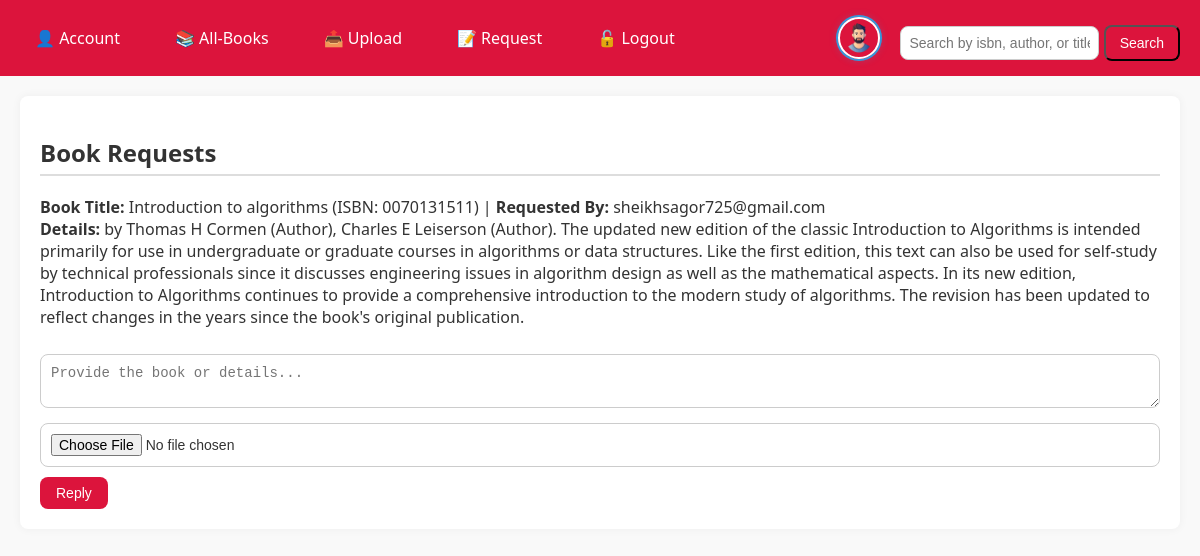
/index.php (signed in), run on the app's committed database.
### tables this page shows
CREATE TABLE `users` (
  `id` int(11) NOT NULL,
  `name` varchar(100) DEFAULT NULL,
  `email` varchar(100) DEFAULT NULL,
  `password` varchar(255) DEFAULT NULL,
  `coins` int(11) DEFAULT 10,
  `avatar` varchar(255) DEFAULT NULL
);

CREATE TABLE `book_requests` (
  `id` int(11) NOT NULL,
  `user_id` int(11) DEFAULT NULL,
  `book_title` varchar(255) NOT NULL,
  `request_details` text DEFAULT NULL,
  `status` enum('pending','fulfilled') DEFAULT 'pending',
  `created_at` timestamp NOT NULL DEFAULT current_timestamp(),
  `isbn` varchar(20) DEFAULT NULL,
  `isbn_raw` varchar(50) DEFAULT NULL
);

### index.php (the view, shortened to what this page needs)
<?php
include 'admin/db_conn.php';
$profile = null;
if (isset($_SESSION['user_id'])) {
    $user_id = $_SESSION['user_id'];
    $stmt = $conn->prepare("SELECT name, email, avatar, coins FROM users WHERE id = ?");
    $stmt->bind_param("i", $user_id);
    $stmt->execute();
    $profile = $stmt->get_result()->fetch_assoc();
}
$search = isset($_GET['search']) ? trim($_GET['search']) : '';
$request_result = $conn->query("
    SELECT book_requests.id, book_requests.book_title, book_requests.request_details, book_requests.isbn_raw, users.email
    FROM book_requests
    JOIN users ON book_requests.user_id = users.id
");
?>
<!DOCTYPE html>
<html lang="en">
<head>
    <link rel="stylesheet" href="avatars.css">
    <link rel="stylesheet" href="index.css">
</head>
<body>
    <div class="navbar">
        <div class="sidebar" id="sidebar">
            <a href="login.php">👤 Account</a>
            <a href="books.php">📚 All-Books</a>
            <a href="upload.php">📤 Upload</a>
            <a href="request.php">📝 Request</a>
            <a href="logout.php">🔓 Logout</a>
        </div>
        <?php if ($profile): ?>
            <div class="avatar-wrapper" onclick="toggleProfileDropdown(event)">
                <img src="admin/uploads/avatars/<?= htmlspecialchars($profile['avatar'] ?: 'default-avatar.png') ?>"
                    alt="<?= htmlspecialchars($profile['name']) ?>'s Avatar" class="avatar-icon-small">
            </div>
        <?php endif; ?>
        <div class="search-container">
            <form method="GET">
                <input type="text" placeholder="Search by isbn, author, or title..." name="search"
                    value="<?= htmlspecialchars($search) ?>">
                <button type="submit" class="download-btn">Search</button>
            </form>
        </div>
    </div>
    <div class="container">
        <div class="request-section">
            <h2>Book Requests</h2>
            <?php if ($request_result->num_rows > 0): ?>
                <?php while ($row = $request_result->fetch_assoc()): ?>
                    <div class="request-block">
                        <p><strong>Book Title:</strong> <?= htmlspecialchars($row['book_title']) ?> (ISBN:
                            <?= htmlspecialchars($row['isbn_raw']) ?>) |
                            <strong>Requested By:</strong> <?= htmlspecialchars($row['email']) ?><br>
                            <strong>Details:</strong> <?= htmlspecialchars($row['request_details']) ?>
                        </p>
                        <div class="reply-form">
                            <form method="POST" enctype="multipart/form-data">
                                <textarea name="reply_details" required placeholder="Provide the book or details..."></textarea>
                                <input type="file" name="reply_file" required>
                                <button type="submit" name="submit_reply">Reply</button>
                            </form>
                        </div>
                    </div>
                <?php endwhile; ?>
            <?php else: ?>
                <p>No book requests found.</p>
            <?php endif; ?>
        </div>
    </div>
</body>
</html>

### avatars.css (style rules this page uses)
.avatar-wrapper { position: relative; margin-left: auto; margin-right: 20px; cursor: pointer; display: flex; align-items: center; justify-content: center; }
.avatar-icon-small { width: 42px; height: 42px; border-radius: 50%; object-fit: cover; border: 2px solid #fff; box-shadow: 0 0 0 2px #3498db, 0 0 8px rgba(52, 152, 219, 0.4); transition: all 0.3s ease; }

### index.css (style rules this page uses)
:root { --primary-color: #dc143c; --hover-color: rgb(181, 5, 40); --bg-light: #ffffff; --bg-secondary: #f9f9f9; --text-color: #333; --border-radius: 8px; }
* { box-sizing: border-box; }
body { font-family: "Segoe UI", sans-serif; margin: 0; padding: 0; background-color: var(--bg-secondary); color: var(--text-color); }
.navbar { background-color: var(--primary-color); display: flex; justify-content: space-between; align-items: center; padding: 15px 20px; flex-wrap: wrap; position: relative; }
.navbar a { color: white; text-decoration: none; margin-right: 15px; padding: 10px 15px; border-radius: var(--border-radius); transition: background 0.3s; }
.search-container { margin-top: 10px; }
.search-container input[type="text"] { padding: 8px; border-radius: var(--border-radius); border: 1px solid #ccc; font-size: 14px; }
.container { padding: 20px; max-width: 1200px; margin: auto; }
h2 { border-bottom: 2px solid #ddd; padding-bottom: 5px; }
.book-section, .request-section { background-color: var(--bg-light); border-radius: var(--border-radius); padding: 20px; box-shadow: 0 0 10px rgba(0, 0, 0, 0.05); margin-bottom: 30px; }
.download-btn { background-color: var(--primary-color); color: white; padding: 8px 14px; text-decoration: none; font-size: 14px; border-radius: var(--border-radius); }
.reply-form { margin-top: 10px; }
.reply-form textarea, .reply-form input[type="file"] { width: 100%; margin-top: 10px; padding: 10px; font-size: 14px; border: 1px solid #ccc; border-radius: var(--border-radius); }
.reply-form button { background-color: var(--primary-color); color: white; border: none; margin-top: 10px; padding: 8px 16px; font-size: 14px; border-radius: var(--border-radius); cursor: pointer; }
.sidebar { display: flex; gap: 10px; }
.sidebar a { color: white; text-decoration: none; padding: 10px 15px; border-radius: var(--border-radius); transition: background 0.3s; }

### data on the page
users: avatar (placeholder picture)
book_requests: book_title "Introduction to algorithms", isbn_raw "0070131511", user.email "sheikhsagor725@gmail.com", request_details "by Thomas H Cormen (Author), Charles E Leiserson (Author). The updated new edition of the classic Introduction to Algorithms is intended primarily for use in undergraduate or graduate courses in algorithms or data structures. Like the first edition, this text can also be used for self-study by technical professionals since it discusses engineering issues in algorithm design as well as the mathematical aspects. In its new edition, Introduction to Algorithms continues to provide a comprehensive introduction to the modern study of algorithms. The revision has been updated to reflect changes in the years since the book's original publication."
